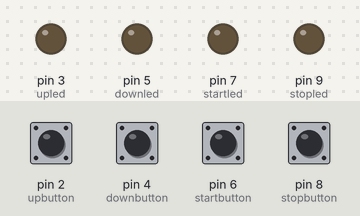
A sketch run on a simulated Arduino Uno, built with avr-gcc and run on an emulated ATmega328P. Parts: output pins drawn as LEDs (lit = HIGH). Inputs (shaded band) come from the test bench; at power-on: pin 2 (upbutton), pin 4 (downbutton), pin 6 (startbutton), pin 8 (stopbutton) LOW.

Above: at 1.2 s.
1.3 s: pin 2 (upbutton) pulled HIGH for 0.15 s
At 2.5 s:
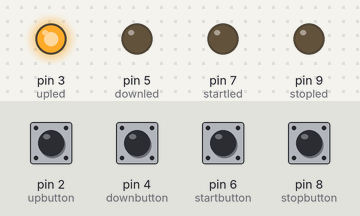
2.9 s: pin 4 (downbutton) pulled HIGH for 0.15 s
At 3.9 s:
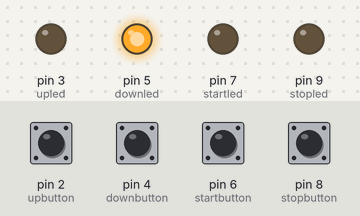
4.5 s: pin 6 (startbutton) pulled HIGH for 0.15 s
At 4.57 s:
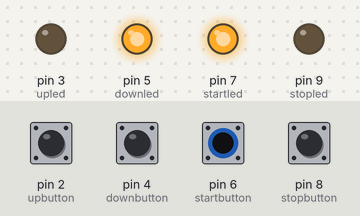
6.1 s: pin 8 (stopbutton) pulled HIGH for 0.15 s
At 6.17 s:
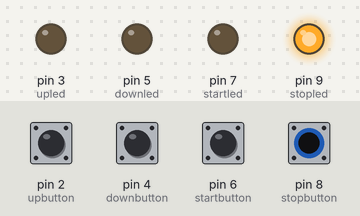
7.7 s: pin 2 (upbutton) pulled HIGH for 1 s
At 8.7 s:
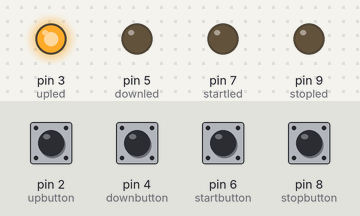
10.2 s: pin 6 (startbutton) pulled HIGH for 1 s
At 10.6 s:
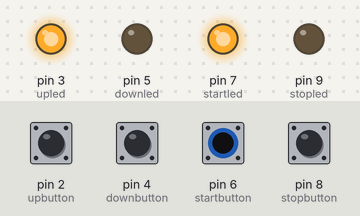
Timing chart, 0 to 13.2 s (numbered marks = the images above; inputs shaded):
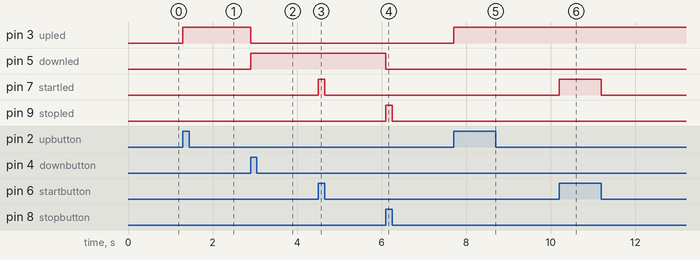

The sketch:

Senior_design_mosfet.ino
```cpp
const int upbutton = 2;
const int upled = 3;
const int downbutton = 4;
const int downled = 5;
const int startbutton = 6;
const int startled = 7;
const int stopbutton = 8;
const int stopled = 9;
const int pot = A0;
const int pwmout1 = 10;
const int pwmout2 = 11;
boolean startflag = false;
boolean stopflag = false;
boolean upflag = false;
boolean downflag = false;

void setup() {
 pinMode(upbutton, INPUT);
 pinMode(upled, OUTPUT);
 pinMode(downbutton, INPUT);
 pinMode(downled, OUTPUT);
 pinMode(startbutton, INPUT);
 pinMode(startled, OUTPUT);
 pinMode(stopbutton, INPUT);
 pinMode(stopled, OUTPUT);
}
void loop() {
  if (digitalRead(upbutton) == HIGH){
    upflag = true;
    downflag = false;
    digitalWrite(upled, HIGH);
    digitalWrite(downled, LOW);
    digitalWrite(startled, LOW);
    digitalWrite(stopled, LOW);
  }//end if
  if (digitalRead(downbutton) == HIGH){
    downflag = true;
    upflag = false;
    digitalWrite(downled, HIGH);
    digitalWrite(upled, LOW);
    digitalWrite(startled, LOW);
    digitalWrite(stopled, LOW);
  }//end if
  if (digitalRead(startbutton) == HIGH){
    if (downflag || upflag){
      startflag = true;
      digitalWrite(startled, HIGH);
    }//end if
  }//end if
  else if (digitalRead(startbutton) == LOW){
    startflag = false;
    digitalWrite(startled, LOW);
  }//end else if
  if (digitalRead(stopbutton) == HIGH){
    startflag = false;
    downflag = false;
    upflag = false;
    digitalWrite(downled, LOW);
    digitalWrite(upled, LOW);
    digitalWrite(startled, LOW);
    digitalWrite(stopled, HIGH);
  }//end if
  else if (digitalRead(stopbutton) == LOW){
    digitalWrite(stopled, LOW);
  }//end else if
  if (startflag){

  }


}
```

Measured:
- after the input at 1.3 s, pin 3 (upled): LOW → HIGH at once
- after the input at 2.9 s, pin 3 (upled): HIGH → LOW at once; pin 5 (downled): LOW → HIGH at once
- after the input at 4.5 s, pin 7 (startled): LOW → HIGH at once, → LOW 0.15 s later
- after the input at 6.1 s, pin 5 (downled): HIGH → LOW at once; pin 9 (stopled): LOW → HIGH at once, → LOW 0.15 s later
- after the input at 7.7 s, pin 3 (upled): LOW → HIGH at once
- after the input at 10.2 s, pin 7 (startled): LOW → HIGH at once, → LOW 1.0 s later
